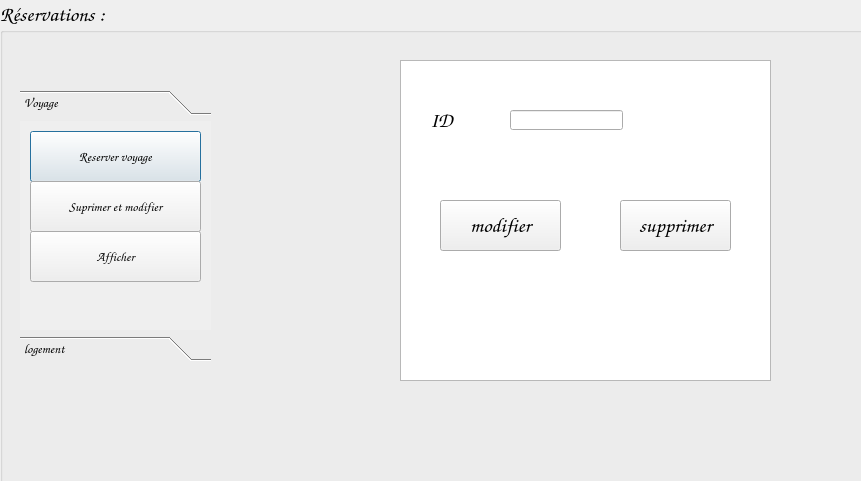
<?xml version="1.0" encoding="UTF-8"?>
<ui version="4.0">
 <class>supptransp</class>
 <widget class="QDialog" name="supptransp">
  <property name="geometry">
   <rect>
    <x>0</x>
    <y>0</y>
    <width>861</width>
    <height>481</height>
   </rect>
  </property>
  <property name="windowTitle">
   <string>Dialog</string>
  </property>
  <widget class="QLabel" name="label">
   <property name="geometry">
    <rect>
     <x>0</x>
     <y>0</y>
     <width>861</width>
     <height>481</height>
    </rect>
   </property>
   <property name="text">
    <string/>
   </property>
   <property name="pixmap">
    <pixmap>../tof/inspiration-voyage.jpeg</pixmap>
   </property>
  </widget>
  <widget class="QGroupBox" name="groupBox">
   <property name="geometry">
    <rect>
     <x>0</x>
     <y>0</y>
     <width>861000</width>
     <height>481000</height>
    </rect>
   </property>
   <property name="minimumSize">
    <size>
     <width>861000</width>
     <height>481000</height>
    </size>
   </property>
   <property name="maximumSize">
    <size>
     <width>861000</width>
     <height>481000</height>
    </size>
   </property>
   <property name="font">
    <font>
     <family>Comic Sans MS</family>
     <pointsize>16</pointsize>
    </font>
   </property>
   <property name="title">
    <string>Réservations :</string>
   </property>
   <widget class="QTextBrowser" name="textBrowser">
    <property name="geometry">
     <rect>
      <x>400</x>
      <y>60</y>
      <width>371</width>
      <height>321</height>
     </rect>
    </property>
   </widget>
   <widget class="QToolBox" name="toolBox">
    <property name="geometry">
     <rect>
      <x>20</x>
      <y>90</y>
      <width>191</width>
      <height>271</height>
     </rect>
    </property>
    <property name="font">
     <font>
      <pointsize>10</pointsize>
     </font>
    </property>
    <property name="currentIndex">
     <number>0</number>
    </property>
    <widget class="QWidget" name="Voyage">
     <property name="geometry">
      <rect>
       <x>0</x>
       <y>0</y>
       <width>191</width>
       <height>207</height>
      </rect>
     </property>
     <attribute name="label">
      <string>Voyage</string>
     </attribute>
     <widget class="QPushButton" name="pushButton">
      <property name="geometry">
       <rect>
        <x>10</x>
        <y>10</y>
        <width>171</width>
        <height>51</height>
       </rect>
      </property>
      <property name="text">
       <string>Reserver voyage</string>
      </property>
     </widget>
     <widget class="QPushButton" name="pushButton_4">
      <property name="geometry">
       <rect>
        <x>10</x>
        <y>110</y>
        <width>171</width>
        <height>51</height>
       </rect>
      </property>
      <property name="text">
       <string>Afficher</string>
      </property>
     </widget>
     <widget class="QPushButton" name="pushButton_7">
      <property name="geometry">
       <rect>
        <x>10</x>
        <y>60</y>
        <width>171</width>
        <height>51</height>
       </rect>
      </property>
      <property name="text">
       <string>Suprimer et modifier</string>
      </property>
     </widget>
    </widget>
    <widget class="QWidget" name="logement">
     <property name="geometry">
      <rect>
       <x>0</x>
       <y>0</y>
       <width>191</width>
       <height>207</height>
      </rect>
     </property>
     <attribute name="label">
      <string>logement</string>
     </attribute>
     <widget class="QPushButton" name="pushButton_9">
      <property name="geometry">
       <rect>
        <x>10</x>
        <y>10</y>
        <width>171</width>
        <height>51</height>
       </rect>
      </property>
      <property name="text">
       <string>Reserver logement</string>
      </property>
     </widget>
     <widget class="QPushButton" name="pushButton_10">
      <property name="geometry">
       <rect>
        <x>10</x>
        <y>110</y>
        <width>171</width>
        <height>51</height>
       </rect>
      </property>
      <property name="text">
       <string>Afficher</string>
      </property>
     </widget>
     <widget class="QPushButton" name="pushButton_13">
      <property name="geometry">
       <rect>
        <x>10</x>
        <y>60</y>
        <width>171</width>
        <height>51</height>
       </rect>
      </property>
      <property name="text">
       <string>Suprimer reservation</string>
      </property>
     </widget>
    </widget>
   </widget>
   <widget class="QLabel" name="label_2">
    <property name="geometry">
     <rect>
      <x>430</x>
      <y>100</y>
      <width>101</width>
      <height>41</height>
     </rect>
    </property>
    <property name="text">
     <string>ID</string>
    </property>
   </widget>
   <widget class="QLineEdit" name="lineEdit">
    <property name="geometry">
     <rect>
      <x>510</x>
      <y>110</y>
      <width>113</width>
      <height>20</height>
     </rect>
    </property>
   </widget>
   <widget class="QPushButton" name="pushButton_2">
    <property name="geometry">
     <rect>
      <x>620</x>
      <y>200</y>
      <width>111</width>
      <height>51</height>
     </rect>
    </property>
    <property name="text">
     <string>supprimer</string>
    </property>
   </widget>
   <widget class="QPushButton" name="pushButton_3">
    <property name="geometry">
     <rect>
      <x>440</x>
      <y>200</y>
      <width>121</width>
      <height>51</height>
     </rect>
    </property>
    <property name="text">
     <string>modifier</string>
    </property>
   </widget>
  </widget>
 </widget>
 <resources/>
 <connections/>
</ui>
